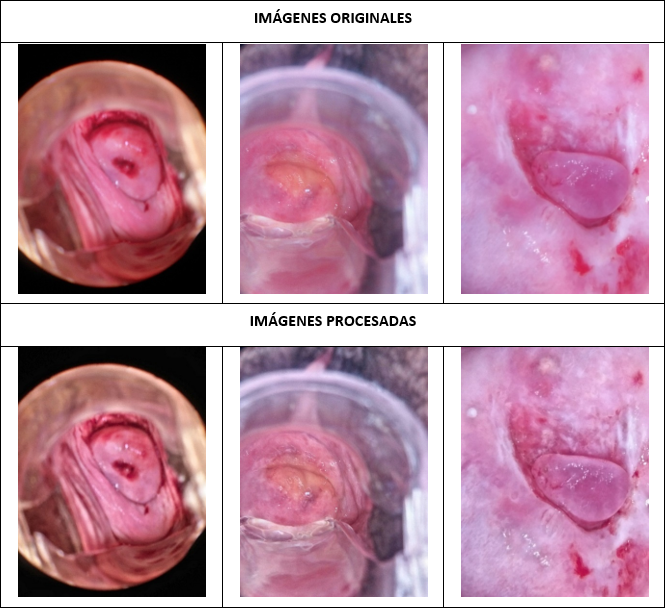
#> input picture TFG_mgonzalezp/images/images.png, 665 x 608 px, given as the content of the folder Public BDD (Intel)/Imagenes/, which was not available
$ python Img_CleanProgram_1.py   (older library calls are emulated)
#> lines starting #> are read from the running program, lines starting #| are printed output that depends on the picture; pictures that were not available may be replaced by others from this repository, and a replacement may not be noted
#> in image_enhancement_pipeline, image is the input picture: shape (608, 665, 3); mean B, G, R 170.4, 151, 193.5
### TFG_mgonzalezp/obtain_enhancement_metrics.py
import os
import cv2
import numpy as np
import pandas as pd
import matplotlib.pyplot as plt
from skimage.measure import shannon_entropy
from skimage.metrics import structural_similarity as ssim
from concurrent.futures import ThreadPoolExecutor

# Metric calculations
def calculate_psnr(img1, img2):
    mse = np.mean((img1 - img2) ** 2)
    if mse == 0: return float('inf')  # Avoid division by zero
    return 20 * np.log10(255.0 / np.sqrt(mse))

def calculate_ssim(img1, img2):
    if len(img1.shape) == 3:
        img1 = cv2.cvtColor(img1, cv2.COLOR_BGR2GRAY)
    if len(img2.shape) == 3:
        img2 = cv2.cvtColor(img2, cv2.COLOR_BGR2GRAY)
    score, _ = ssim(img1, img2, full=True)
    return score

def calculate_mse(img1, img2):
    return np.mean((img1 - img2) ** 2)

def calculate_entropy(img):
    if len(img.shape) == 3:
        img = cv2.cvtColor(img, cv2.COLOR_BGR2GRAY)
    return shannon_entropy(img)

def calculate_sharpness(img):
    """Calculates the normalized sharpness of an image using the Laplacian operator."""
    if img.ndim == 3:
        img = cv2.cvtColor(img, cv2.COLOR_BGR2GRAY)

    laplacian = cv2.Laplacian(img, cv2.CV_64F)
    variance = laplacian.var()

    # Normalize sharpness by the mean intensity of the image
    mean_intensity = np.mean(img)
    normalized_sharpness = variance / (mean_intensity + 1e-5)  # Avoid division by zero

    return normalized_sharpness

def calculate_contrast(img):
    if len(img.shape) == 3:
        img = cv2.cvtColor(img, cv2.COLOR_BGR2GRAY)
    return img.std()

def calculate_1image_metrics(image):
    entropy = calculate_entropy(image)
    sharpness = calculate_sharpness(image)
    contrast = calculate_contrast(image)
    return round(entropy, 2), round(sharpness, 2), round(contrast, 2)

# [16 lines left out: function calculate_colorfulness, not called in this run]


def calculate_metrics(original_img, modified_img):
    psnr = calculate_psnr(original_img, modified_img)
    ssim_value = calculate_ssim(original_img, modified_img)
    mse = calculate_mse(original_img, modified_img)
    return round(psnr, 2), round(ssim_value, 2), round(mse, 2)

# Function to calculate averages of metrics
# [11 lines left out: function calculate_averages, not called in this run]

# File and plotting utilities
def generate_unique_csv_name(output_csv):
    base, ext = os.path.splitext(output_csv)
    counter = 1
    while os.path.exists(output_csv):
        output_csv = f"{base}_{counter}{ext}"
        counter += 1
    return output_csv

def save_results_to_csv(results, output_csv):
    output_csv = generate_unique_csv_name(output_csv)
    pd.DataFrame(results).to_csv(output_csv, index=False)
    print(f"Results saved to {output_csv}")

### TFG_mgonzalezp/Img_CleanProgram_1.py
import numpy as np
import cv2
import os
import time
from concurrent.futures import ThreadPoolExecutor, as_completed

from obtain_enhancement_metrics import (
    calculate_1image_metrics,
    calculate_metrics,
    save_results_to_csv,
)

def resize_image(image, min_size=1024):
    """Redimensiona la imagen manteniendo la relación de aspecto para que el lado más corto sea min_size."""
#> called with min_size = 1024
    h, w = image.shape[:2]
#> h = 608; w = 665
    scale = min_size / min(h, w)
#> scale = 1.68
    new_size = (int(w * scale), int(h * scale))
#> new_size = (1120, 1024)
    return cv2.resize(image, new_size, interpolation=cv2.INTER_AREA)

def apply_median_filter(image, ksize=3):
    """Aplica un filtro de mediana para suavizar la imagen."""
#> called with ksize = 3
    return cv2.medianBlur(image, ksize)

def clahe_lab(image):
    """Mejora el contraste de una imagen BGR usando CLAHE en el espacio de color LAB."""
    lab = cv2.cvtColor(image, cv2.COLOR_BGR2LAB)
#> lab: shape (1024, 1120, 3); mean of channels 0, 1, 2 170, 147.6, 125.1
    l, a, b = cv2.split(lab)
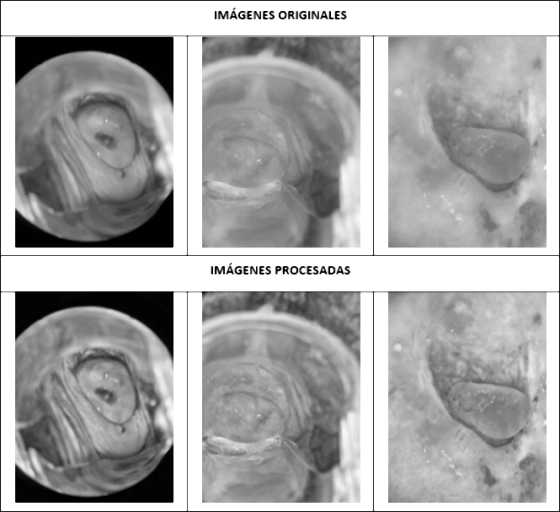
#> l: shape (1024, 1120) (shown at 1/2 size); min 0, max 255, mean 170
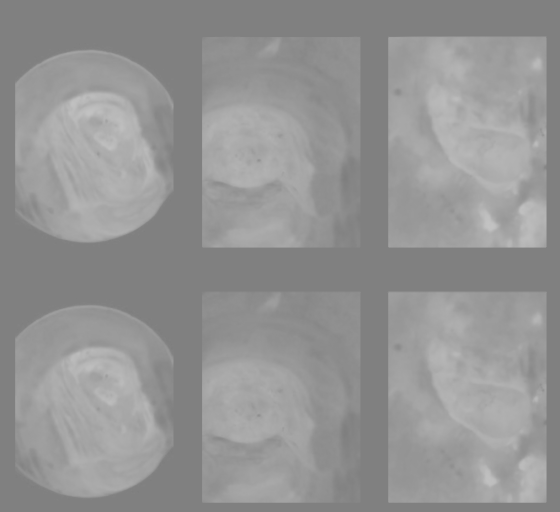
#> a: shape (1024, 1120) (shown at 1/2 size); min 126, max 195, mean 147.6
    clahe = cv2.createCLAHE(clipLimit=2.0, tileGridSize=(8, 8))
    l_clahe = clahe.apply(l)
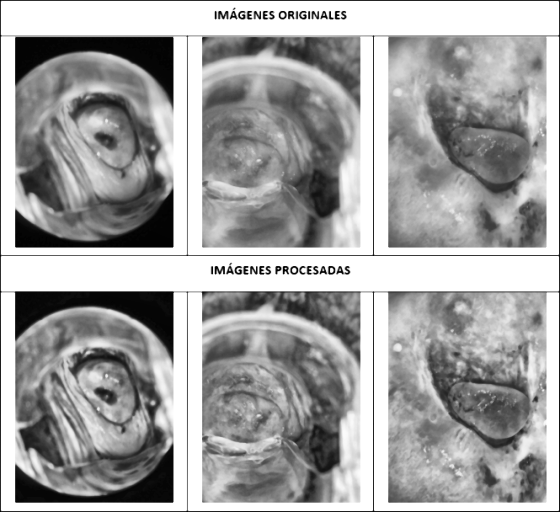
#> l_clahe: shape (1024, 1120) (shown at 1/2 size); min 1, max 255, mean 163.9
    lab_clahe = cv2.merge((l_clahe, a, b))
#> lab_clahe: shape (1024, 1120, 3); mean of channels 0, 1, 2 163.9, 147.6, 125.1
    return cv2.cvtColor(lab_clahe, cv2.COLOR_LAB2BGR)
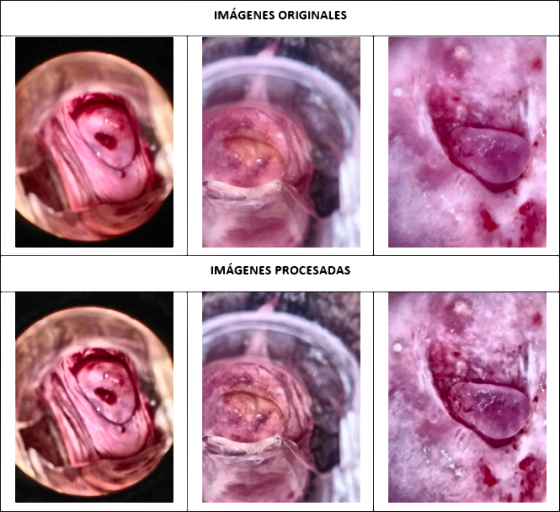
#> returned value: shape (1024, 1120, 3) (shown at 1/2 size); mean B, G, R 165.1, 145.5, 187.4

def remove_shadows(image, kernel_size=(5, 5), alpha=1.1, beta=0):
    """
    Elimina las sombras de una imagen ajustando el brillo y el contraste.

    Parámetros:
    - image: Imagen de entrada en formato BGR.
    - kernel_size: Tamaño del kernel para el filtro de paso alto.
    - alpha: Factor de contraste.
    - beta: Factor de brillo.

    Retorna:
    - Imagen con sombras reducidas.
    """
#> called with kernel_size = (5, 5), alpha = 1.1, beta = 0
    gray = cv2.cvtColor(image, cv2.COLOR_BGR2GRAY)
    blurred = cv2.GaussianBlur(gray, kernel_size, 0)
    high_pass = cv2.subtract(gray, blurred)
    high_pass = cv2.normalize(high_pass, None, 0, 255, cv2.NORM_MINMAX)
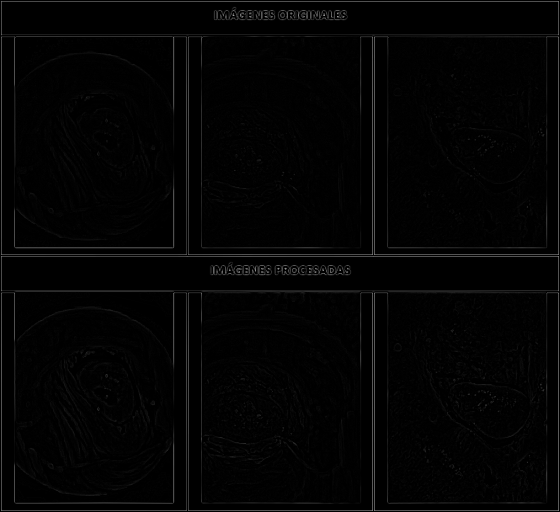
#> high_pass: shape (1024, 1120) (shown at 1/2 size); min 0, max 255, mean 3.5
    high_pass_bgr = cv2.cvtColor(high_pass, cv2.COLOR_GRAY2BGR)
    enhanced = cv2.addWeighted(image, alpha, high_pass_bgr, beta, 0)
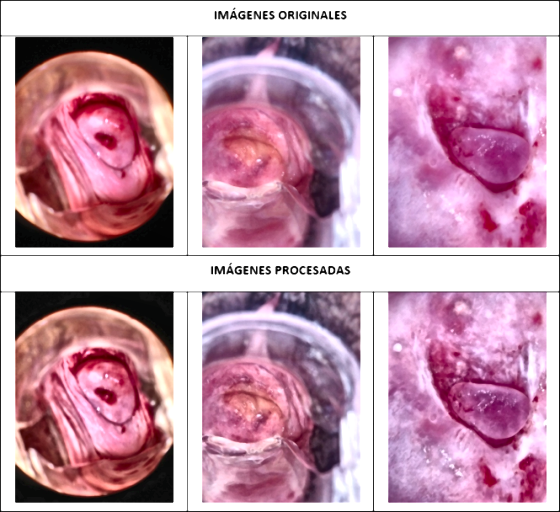
#> enhanced: shape (1024, 1120, 3) (shown at 1/2 size); mean B, G, R 174.1, 153.1, 198
    return enhanced


def apply_sharpening(image):
    """Agrega nitidez a la imagen utilizando un filtro de convolución."""
    kernel = np.array([[0, -1, 0], [-1, 5, -1], [0, -1, 0]])
    return cv2.filter2D(image, -1, kernel)

# Función de balance de blancos usando el algoritmo Gray World

def image_enhancement_pipeline(image_path, save_folder):
    """Procesa una imagen y calcula métricas de mejora."""
    try:
        image = cv2.imread(image_path)
        if image is None:
            print(f"Error: No se pudo cargar la imagen desde {image_path}")
            return None

        # Redimensionar la imagen manteniendo la relación de aspecto
        image = resize_image(image)

        # Aplicar las técnicas de mejora de la imagen
        denoised = apply_median_filter(image)
        clahe = clahe_lab(denoised)
        shadows_removed = remove_shadows(clahe)
        sharpened = apply_sharpening(shadows_removed)
        normalized = cv2.normalize(sharpened, None, 0, 255, cv2.NORM_MINMAX)

        # Guardar la imagen mejorada
        filename = os.path.basename(image_path)
        save_path = os.path.join(save_folder, f"normalized_{filename.rsplit('.', 1)[0]}.png")
        cv2.imwrite(save_path, normalized)

        # Calcular métricas
        psnr, ssim, mse = calculate_metrics(image, normalized)
#> in calculate_psnr, `mse = np.mean((img1 - img2) ** 2)`: mse = 69.28
#> in calculate_metrics, `psnr = calculate_psnr(original_img, modified_img)`: psnr = 29.72
#> in calculate_ssim, `score, _ = ssim(img1, img2, full=True)`: score = 0.74
#> in calculate_metrics, `mse = calculate_mse(original_img, modified_img)`: mse = 69.28
#> psnr = 29.72; ssim = 0.74; mse = 69.28
        entropy, sharpness, contrast = calculate_1image_metrics(normalized)
#> in calculate_1image_metrics, `entropy = calculate_entropy(image)`: entropy = 6.44
#> in calculate_sharpness, `laplacian = cv2.Laplacian(img, cv2.CV_64F)`:
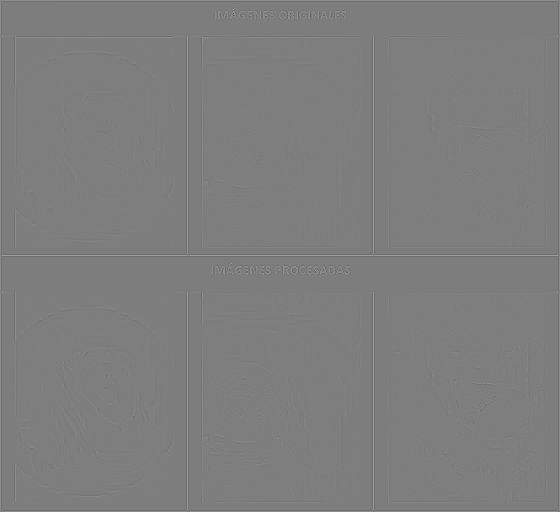
#> laplacian: shape (1024, 1120) float64 (shown at 1/2 size); min -996, max 1020, mean 0; drawn with min black and max white
#> in calculate_sharpness, `variance = laplacian.var()`: variance = 3682.9
#> in calculate_sharpness, `mean_intensity = np.mean(img)`: mean_intensity = 167.9
#> in calculate_sharpness, `normalized_sharpness = variance / (mean_intensity + 1e-5)`: normalized_sharpness = 21.94
#> in calculate_1image_metrics, `contrast = calculate_contrast(image)`: contrast = 78.94
#> entropy = 6.44; sharpness = 21.94; contrast = 78.94

        return {
            "image_name": filename,
            "psnr_value": psnr,
            "ssim_value": ssim,
            "mse_value": mse,
            "entropy_gray": entropy,
            "contrast_gray": contrast,
            "sharpness_gray": sharpness,
        }
    except Exception as e:
        print(f"Error procesando {image_path}: {e}")
        return None

def process_images_in_folder(folder_path, save_folder):
    """Procesa todas las imágenes de una carpeta y devuelve las rutas de las imágenes."""
    if not os.path.exists(save_folder):
        os.makedirs(save_folder)

    image_paths = [
        os.path.join(folder_path, fname)
        for fname in os.listdir(folder_path)
        if fname.lower().endswith((".jpg", ".png", ".jpeg", ".bmp"))
    ]
    return image_paths

def process_images_in_parallel(image_paths, save_folder):
    """Procesa las imágenes de manera concurrente utilizando ThreadPoolExecutor."""
    results = []
    start_time = time.time()  # Inicia el temporizador para el cálculo de FPS
    with ThreadPoolExecutor() as executor:
        futures = {executor.submit(image_enhancement_pipeline, image_path, save_folder): image_path for image_path in
                   image_paths}
#> futures = 1 item
        for future in as_completed(futures):
            try:
                result = future.result()
                if result:
                    results.append(result)
            except Exception as e:
                print(f"Error procesando {futures[future]}: {e}")
#> this loop made 1 pass
#> after the loop, results = 1 item
    end_time = time.time()  # Finaliza el temporizador para el cálculo de FPS

    # Calcular FPS
    total_time = end_time - start_time
    fps = len(image_paths) / total_time if total_time > 0 else 0
    print(f"Tiempo total de procesamiento: {total_time:.2f} segundos")

    # Verificar si FPS cumple con el umbral requerido
    if fps >= 12:
        print(f"El sistema soporta {fps:.2f} FPS, cumpliendo el requisito de 12 FPS.")
    else:
        print(f"El sistema soporta {fps:.2f} FPS, lo cual está por debajo del requisito de 12 FPS.")

    return results

def calculate_stats(results):
    """Calcula la media y desviación estándar para cada métrica."""
    metrics = {
        "psnr_value": [],
        "ssim_value": [],
        "mse_value": [],
        "entropy_gray": [],
        "contrast_gray": [],
        "sharpness_gray": [],
    }

    for result in results:
        if result:
            for key in metrics:
                metrics[key].append(result[key])

    stats = {
        metric: {
            "mean": np.mean(values),
            "std_dev": np.std(values),
        }
        for metric, values in metrics.items()
    }
    return stats

if __name__ == "__main__":
    folder_path = "Public BDD (Intel)/Imagenes/"
    save_folder = "Image_enhancement/Optuna2/"
    output_csv = "Metricas/P2/Optuna_prueba.csv"

    # Procesar las imágenes
    image_paths = process_images_in_folder(folder_path, save_folder)
    results = process_images_in_parallel(image_paths, save_folder)
#> results = 1 item

    # Calcular estadísticas y guardar resultados
    if results:
        stats = calculate_stats(results)
#> the loop in calculate_stats, `for result in results:` made 1 pass
#> stats = 6 items
        for metric, values in stats.items():
            print(f"{metric} - Mean: {values['mean']:.2f}, Std Dev: {values['std_dev']:.2f}")
#> this loop made 6 passes
#> (metric, values) on passes 1 to 6: ('psnr_value', {'mean': 29.72, 'std_dev': 0}), ('ssim_value', {'mean': 0.74, 'std_dev': 0}), ('mse_value', {'mean': 69.28, 'std_dev': 0}), ('entropy_gray', {'mean': 6.44, 'std_dev': 0}), ('contrast_gray', {'mean': 78.94, 'std_dev': 0}), ('sharpness_gray', {'mean': 21.94, 'std_dev': 0})
#| psnr_value - Mean: 29.72, Std Dev: 0.00
#| ssim_value - Mean: 0.74, Std Dev: 0.00
#| mse_value - Mean: 69.28, Std Dev: 0.00
#| entropy_gray - Mean: 6.44, Std Dev: 0.00
#| contrast_gray - Mean: 78.94, Std Dev: 0.00
#| sharpness_gray - Mean: 21.94, Std Dev: 0.00
        save_results_to_csv(results, output_csv)
#> (the run stopped early here; a loop or call above may not have finished)
